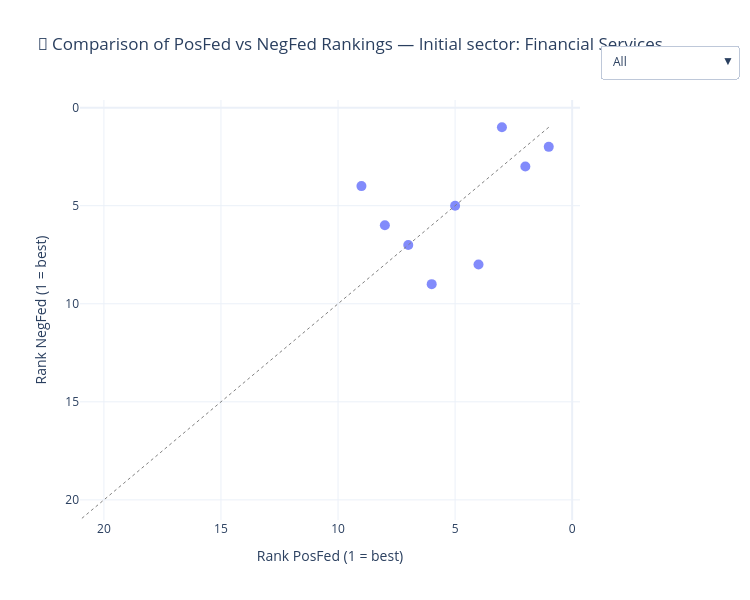

This figure's notebook cell:
### Markdown cell above
We can see the best companies reacting to Positive and Negative FED events. 
This can be useful to have example for the game.
Than go to the general case (up)

### Code cell
# ============================================================
# 📘 COMPARISON BETWEEN PosFed AND NegFed RANKINGS (by sector, with post-filter rank)
# ============================================================

import pandas as pd
import matplotlib.pyplot as plt
import plotly.graph_objects as go
import plotly.express as px

# Parameter: minimum wins required in each dataset
min_wins = 2  # you can increase it (e.g., 3 or 5) for more rigor

# 1️⃣ Find common tickers
common_tickers = set(df_posWins["Ticker"]).intersection(df_negWins["Ticker"])
print(f"Common tickers found: {len(common_tickers)}")

# Filter only common tickers and apply min_wins
df_pos_common = df_posWins[df_posWins["Ticker"].isin(common_tickers) & (df_posWins["Wins"] >= min_wins)].copy()
df_neg_common = df_negWins[df_negWins["Ticker"].isin(common_tickers) & (df_negWins["Wins"] >= min_wins)].copy()

# 2️⃣ Merge only tickers present in both (same sector)
df_compare = pd.merge(
    df_pos_common[["Sector", "Ticker", "Wins"]],
    df_neg_common[["Sector", "Ticker", "Wins"]],
    on=["Sector", "Ticker"],
    suffixes=("_Pos", "_Neg"),
)

# Filter further if needed (optional example)
# df_compare = df_compare[df_compare["Sector"] != "Consumer Cyclical"]

# 3️⃣ Calculate ranks *post-filters*, independent by sector
def compute_ranks_after_filter(df):
    ranked = []
    for sector, group in df.groupby("Sector"):
        # sort and assign rank 1..N for Pos and Neg
        group = group.sort_values("Wins_Pos", ascending=False).copy()
        group["PosRank"] = range(1, len(group) + 1)
        group = group.sort_values("Wins_Neg", ascending=False).copy()
        group["NegRank"] = range(1, len(group) + 1)
        ranked.append(group)
    return pd.concat(ranked, ignore_index=True)

df_compare = compute_ranks_after_filter(df_compare)

print(f"✅ Combined dataset ready (min_wins = {min_wins})")
display(df_compare.head())

# 4️⃣ Calculate dynamic limits (centered on data)
xmax = df_compare["PosRank"].max()
ymax = df_compare["NegRank"].max()
lim = max(xmax, ymax) + 1

# Exclude sectors with too few entries, for example Consumer Cyclical
df_compare = df_compare[df_compare["Sector"] != "Consumer Cyclical"]

# 5️⃣ Consistent palette and fixed colors for each sector
sectors = sorted(df_compare["Sector"].unique())
sector_colors = px.colors.qualitative.Plotly
color_map = {sec: sector_colors[i % len(sector_colors)] for i, sec in enumerate(sectors)}

# 6️⃣ Interactive plot with dropdown
fig = go.Figure()

for sec in sectors:
    subset = df_compare[df_compare["Sector"] == sec]
    fig.add_trace(
        go.Scatter(
            x=subset["PosRank"],
            y=subset["NegRank"],
            mode="markers",
            name=sec,
            marker=dict(size=10, opacity=0.8, color=color_map[sec]),
            text=subset["Ticker"],
            customdata=subset[["Wins_Pos", "Wins_Neg"]],
            hovertemplate=(
                "<b>%{text}</b><br>"
                "Sector: " + sec + "<br>"
                "Rank PosFed: %{x}<br>"
                "Rank NegFed: %{y}<br>"
                "Wins PosFed: %{customdata[0]}<br>"
                "Wins NegFed: %{customdata[1]}<extra></extra>"
            ),
            visible=True if sec == sectors[0] else False,
        )
    )

# Reference diagonal
fig.add_shape(
    type="line",
    x0=1, y0=1,
    x1=lim, y1=lim,
    line=dict(color="gray", dash="dot", width=1),
)

# Axes (inverted and centered)
fig.update_xaxes(
    autorange="reversed",
    range=[lim, 0],
    title="Rank PosFed (1 = best)",
)
fig.update_yaxes(
    autorange="reversed",
    range=[lim, 0],
    title="Rank NegFed (1 = best)",
)

# Dropdown buttons (one per sector + 'All')
buttons = [
    dict(
        label="All",
        method="update",
        args=[
            {"visible": [True] * len(sectors)},
            {"title": "🔀 Comparison of PosFed vs NegFed Rankings (All Sectors)"},
        ],
    )
]
for i, sec in enumerate(sectors):
    vis = [False] * len(sectors)
    vis[i] = True
    buttons.append(
        dict(
            label=sec,
            method="update",
            args=[
                {"visible": vis},
                {"title": f"🔀 Sector: {sec}"},
            ],
        )
    )

# Final layout
fig.update_layout(
    updatemenus=[
        dict(
            buttons=buttons,
            direction="down",
            showactive=True,
            x=1.04,
            xanchor="left",
            y=1.13,
            yanchor="top",
        )
    ],
    width=750,
    height=600,
    template="plotly_white",
    legend_title_text="Sector",
    hoverlabel=dict(bgcolor="white", font_size=12),
    title=f"🔀 Comparison of PosFed vs NegFed Rankings — Initial sector: {sectors[0]}",
)

fig.show()

### Figure 1 — Plotly figure (JSON) as saved in the notebook; plotly's stock layout.template omitted (floating-point values rounded to 4 significant figures)
{"data": [{"customdata": [[13, 16], [42, 8], [15, 7], [2, 7], [6, 6], [2, 6], [2, 3], [12, 2], [6, 2]], "hovertemplate": "<b>%{text}</b><br>Sector: Financial Services<br>Rank PosFed: %{x}<br>Rank NegFed: %{y}<br>Wins PosFed: %{customdata[0]}<br>Wins NegFed: %{customdata[1]}<extra></extra>", "marker": {"color": "#636EFA", "opacity": 0.8, "size": 10}, "mode": "markers", "name": "Financial Services", "text": ["BAP", "ASA", "AWF", "BCV", "BBVA", "AJG", "AWP", "BHK", "BANC"], "type": "scatter", "visible": true, "x": [3, 1, 2, 9, 5, 8, 7, 4, 6], "y": [1, 2, 3, 4, 5, 6, 7, 8, 9]}, {"customdata": [[2, 12], [3, 11], [5, 8], [8, 7], [5, 7], [8, 6], [5, 5], [2, 5], [3, 5], [2, 5], [2, 4], [3, 3], [2, 3]], "hovertemplate": "<b>%{text}</b><br>Sector: Healthcare<br>Rank PosFed: %{x}<br>Rank NegFed: %{y}<br>Wins PosFed: %{customdata[0]}<br>Wins NegFed: %{customdata[1]}<extra></extra>", "marker": {"color": "#EF553B", "opacity": 0.8, "size": 10}, "mode": "markers", "name": "Healthcare", "text": ["GILD", "AZN", "ATR", "BHC", "ISRG", "LH", "BEAT", "LLY", "DVA", "AMGN", "AMN", "HSIC", "EW"], "type": "scatter", "visible": false, "x": [10, 6, 5, 1, 3, 2, 4, 11, 7, 12, 9, 8, 13], "y": [1, 2, 3, 4, 5, 6, 7, 8, 9, 10, 11, 12, 13]}, {"customdata": [[2, 25], [3, 12], [2, 8], [2, 7], [3, 6], [8, 6], [4, 5], [6, 5], [2, 5], [2, 5], [11, 4], [19, 4], [2, 4], [2, 4], [5, 4], [3, 4], [12, 3], [38, 3], [3, 3], [2, 2]], "hovertemplate": "<b>%{text}</b><br>Sector: Industrials<br>Rank PosFed: %{x}<br>Rank NegFed: %{y}<br>Wins PosFed: %{customdata[0]}<br>Wins NegFed: %{customdata[1]}<extra></extra>", "marker": {"color": "#00CC96", "opacity": 0.8, "size": 10}, "mode": "markers", "name": "Industrials", "text": ["FLS", "CMI", "ARNC", "BCO", "ETN", "BA", "EFX", "LEG", "AIT", "HON", "RSG", "GD", "FXR", "PWR", "ALG", "DHR", "AGX", "LMT", "CAT", "AGCO"], "type": "scatter", "visible": false, "x": [19, 10, 15, 18, 12, 5, 8, 6, 17, 13, 4, 2, 20, 14, 7, 9, 3, 1, 11, 16], "y": [1, 2, 3, 4, 5, 6, 7, 8, 9, 10, 11, 12, 13, 14, 15, 16, 17, 18, 19, 20]}, {"customdata": [[4, 12], [2, 9], [3, 7], [2, 4], [7, 3], [16, 3], [2, 3], [4, 2], [6, 2], [3, 2]], "hovertemplate": "<b>%{text}</b><br>Sector: Technology<br>Rank PosFed: %{x}<br>Rank NegFed: %{y}<br>Wins PosFed: %{customdata[0]}<br>Wins NegFed: %{customdata[1]}<extra></extra>", "marker": {"color": "#AB63FA", "opacity": 0.8, "size": 10}, "mode": "markers", "name": "Technology", "text": ["FISV", "NFLX", "ADP", "HPQ", "ADBE", "ASML", "CTXS", "ADS", "EBAY", "ARW"], "type": "scatter", "visible": false, "x": [5, 10, 6, 9, 2, 1, 8, 4, 3, 7], "y": [1, 2, 3, 4, 5, 6, 7, 8, 9, 10]}], "layout": {"height": 600, "hoverlabel": {"bgcolor": "white", "font": {"size": 12}}, "legend": {"title": {"text": "Sector"}}, "shapes": [{"line": {"color": "gray", "dash": "dot", "width": 1}, "type": "line", "x0": 1, "x1": 21, "y0": 1, "y1": 21}], "title": {"text": "🔀 Comparison of PosFed vs NegFed Rankings — Initial sector: Financial Services"}, "updatemenus": [{"buttons": [{"args": [{"visible": [true, true, true, true]}, {"title": "🔀 Comparison of PosFed vs NegFed Rankings (All Sectors)"}], "label": "All", "method": "update"}, {"args": [{"visible": [true, false, false, false]}, {"title": "🔀 Sector: Financial Services"}], "label": "Financial Services", "method": "update"}, {"args": [{"visible": [false, true, false, false]}, {"title": "🔀 Sector: Healthcare"}], "label": "Healthcare", "method": "update"}, {"args": [{"visible": [false, false, true, false]}, {"title": "🔀 Sector: Industrials"}], "label": "Industrials", "method": "update"}, {"args": [{"visible": [false, false, false, true]}, {"title": "🔀 Sector: Technology"}], "label": "Technology", "method": "update"}], "direction": "down", "showactive": true, "x": 1.04, "xanchor": "left", "y": 1.13, "yanchor": "top"}], "width": 750, "xaxis": {"autorange": "reversed", "range": [21, 0], "title": {"text": "Rank PosFed (1 = best)"}}, "yaxis": {"autorange": "reversed", "range": [21, 0], "title": {"text": "Rank NegFed (1 = best)"}}}}
